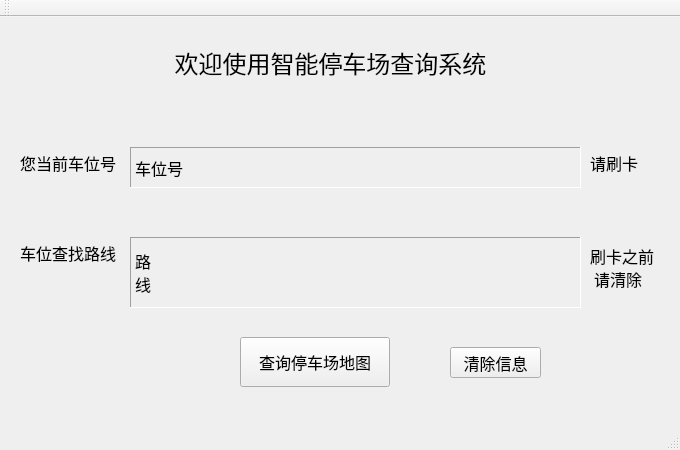
<?xml version="1.0" encoding="UTF-8"?>
<ui version="4.0">
 <class>MainWindow</class>
 <widget class="QMainWindow" name="MainWindow">
  <property name="geometry">
   <rect>
    <x>0</x>
    <y>0</y>
    <width>680</width>
    <height>450</height>
   </rect>
  </property>
  <property name="windowTitle">
   <string>MainWindow</string>
  </property>
  <widget class="QWidget" name="centralWidget">
   <widget class="QLabel" name="MainLabel">
    <property name="geometry">
     <rect>
      <x>160</x>
      <y>20</y>
      <width>341</width>
      <height>51</height>
     </rect>
    </property>
    <property name="font">
     <font>
      <family>宋体</family>
      <pointsize>18</pointsize>
     </font>
    </property>
    <property name="text">
     <string>欢迎使用智能停车场查询系统</string>
    </property>
    <property name="alignment">
     <set>Qt::AlignCenter</set>
    </property>
   </widget>
   <widget class="QLabel" name="SwipingCardLabel">
    <property name="geometry">
     <rect>
      <x>20</x>
      <y>130</y>
      <width>101</width>
      <height>31</height>
     </rect>
    </property>
    <property name="font">
     <font>
      <family>宋体</family>
      <pointsize>12</pointsize>
     </font>
    </property>
    <property name="text">
     <string>您当前车位号</string>
    </property>
   </widget>
   <widget class="QLabel" name="CardIDLabel">
    <property name="geometry">
     <rect>
      <x>130</x>
      <y>130</y>
      <width>451</width>
      <height>41</height>
     </rect>
    </property>
    <property name="font">
     <font>
      <family>宋体</family>
      <pointsize>12</pointsize>
     </font>
    </property>
    <property name="frameShape">
     <enum>QFrame::Panel</enum>
    </property>
    <property name="frameShadow">
     <enum>QFrame::Sunken</enum>
    </property>
    <property name="text">
     <string>车位号</string>
    </property>
   </widget>
   <widget class="QLabel" name="QueryCarLineLabel">
    <property name="geometry">
     <rect>
      <x>20</x>
      <y>220</y>
      <width>101</width>
      <height>31</height>
     </rect>
    </property>
    <property name="font">
     <font>
      <family>宋体</family>
      <pointsize>12</pointsize>
     </font>
    </property>
    <property name="text">
     <string>车位查找路线</string>
    </property>
   </widget>
   <widget class="QLabel" name="CarLineLabel">
    <property name="geometry">
     <rect>
      <x>130</x>
      <y>220</y>
      <width>451</width>
      <height>71</height>
     </rect>
    </property>
    <property name="font">
     <font>
      <family>宋体</family>
      <pointsize>12</pointsize>
     </font>
    </property>
    <property name="frameShape">
     <enum>QFrame::Panel</enum>
    </property>
    <property name="frameShadow">
     <enum>QFrame::Sunken</enum>
    </property>
    <property name="text">
     <string>路
线</string>
    </property>
   </widget>
   <widget class="QPushButton" name="QueryMapBtn">
    <property name="geometry">
     <rect>
      <x>240</x>
      <y>320</y>
      <width>150</width>
      <height>50</height>
     </rect>
    </property>
    <property name="font">
     <font>
      <family>宋体</family>
      <pointsize>12</pointsize>
     </font>
    </property>
    <property name="text">
     <string>查询停车场地图</string>
    </property>
   </widget>
   <widget class="QPushButton" name="CancelBtn">
    <property name="geometry">
     <rect>
      <x>450</x>
      <y>330</y>
      <width>91</width>
      <height>31</height>
     </rect>
    </property>
    <property name="font">
     <font>
      <family>宋体</family>
      <pointsize>12</pointsize>
     </font>
    </property>
    <property name="text">
     <string>清除信息</string>
    </property>
   </widget>
   <widget class="QLabel" name="SwipingCardLabel_2">
    <property name="geometry">
     <rect>
      <x>590</x>
      <y>130</y>
      <width>51</width>
      <height>31</height>
     </rect>
    </property>
    <property name="font">
     <font>
      <family>宋体</family>
      <pointsize>12</pointsize>
     </font>
    </property>
    <property name="text">
     <string>请刷卡</string>
    </property>
   </widget>
   <widget class="QLabel" name="SwipingCardLabel_3">
    <property name="geometry">
     <rect>
      <x>590</x>
      <y>230</y>
      <width>71</width>
      <height>41</height>
     </rect>
    </property>
    <property name="font">
     <font>
      <family>宋体</family>
      <pointsize>12</pointsize>
     </font>
    </property>
    <property name="text">
     <string>刷卡之前
 请清除</string>
    </property>
   </widget>
  </widget>
  <widget class="QMenuBar" name="menuBar">
   <property name="geometry">
    <rect>
     <x>0</x>
     <y>0</y>
     <width>680</width>
     <height>23</height>
    </rect>
   </property>
  </widget>
  <widget class="QToolBar" name="mainToolBar">
   <attribute name="toolBarArea">
    <enum>TopToolBarArea</enum>
   </attribute>
   <attribute name="toolBarBreak">
    <bool>false</bool>
   </attribute>
  </widget>
  <widget class="QStatusBar" name="statusBar"/>
 </widget>
 <layoutdefault spacing="6" margin="11"/>
 <resources/>
 <connections/>
</ui>
